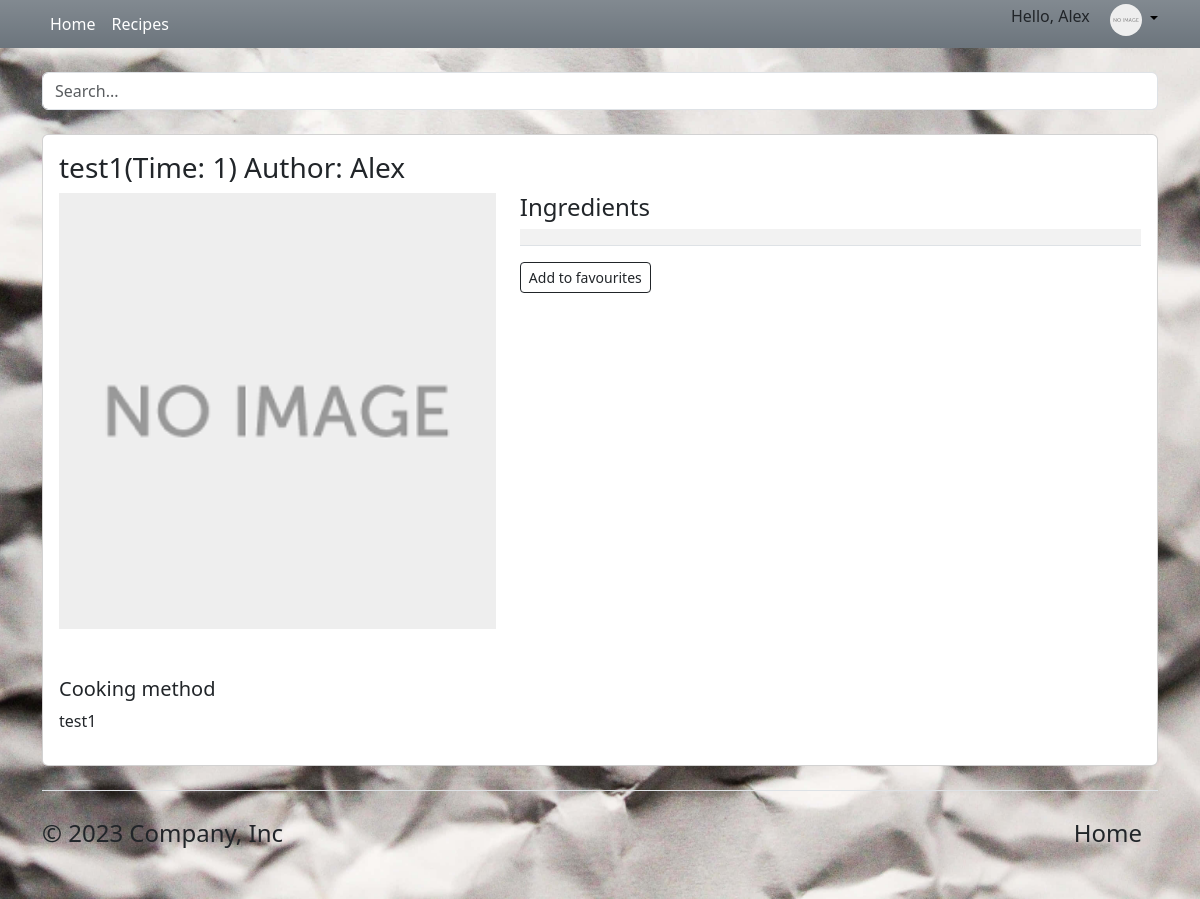
Before: /recipes/test1 (signed in) with the older database file.
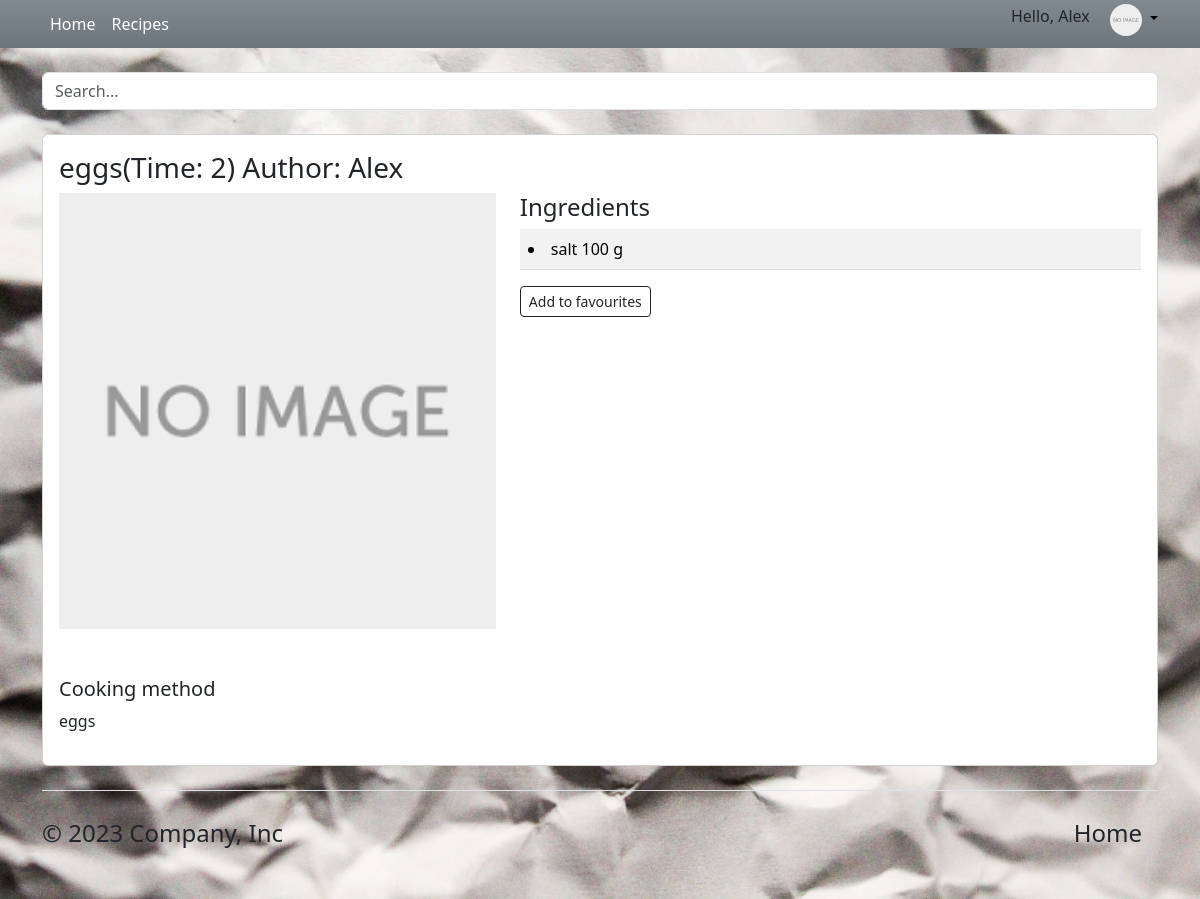
After: the same page with the newer database file.
### profiles/models.py (models this page shows, shortened)
class Profile(models.Model):
    first_name = models.CharField(max_length=50, verbose_name='First name')
    last_name = models.CharField(max_length=50, verbose_name='Last name')
    nickname = models.CharField(max_length=150, verbose_name='Nickname')
    email = models.EmailField(verbose_name='Mail', null=True, blank=True)
    avatar = models.ImageField("avatar", default='default.png', upload_to='avatars/')
    favourites = models.ManyToManyField(Recipes, blank=True, default=None, related_name='favourite_recipe')
    user = models.OneToOneField(User, on_delete=models.CASCADE, related_name='profile_user')
    created_at = models.DateTimeField(verbose_name='Created at', auto_now_add=True)
    updated_at = models.DateTimeField(verbose_name='Updated at', auto_now=True)
    class Meta:
        verbose_name = 'Profile'
        verbose_name_plural = 'Profiles'

### book/models.py (models this page shows, shortened)
class Recipes(models.Model):
    title = models.CharField(max_length=255, verbose_name='Recipe')
    photo = models.ImageField('Photo', upload_to='photo/', default='default.png')
    ingredients = models.ManyToManyField(Ingredients, related_name='Ingredients')
    cooking = models.TextField(verbose_name='Cooking method')
    time_cook = models.CharField(max_length=10, verbose_name='Cooking time')
    slug = models.SlugField(unique=True)
    creator = models.ForeignKey(User, on_delete=models.CASCADE, related_name='Creator', null=True, blank=True)
    created_at = models.DateTimeField(verbose_name='Created at', auto_now_add=True)
    updated_at = models.DateTimeField(verbose_name='Updated at', auto_now=True)
    class Meta:
        verbose_name = 'Recipe'
        verbose_name_plural = 'Recipes'
        ordering = ['created_at']

class Ingredients(models.Model):
    TYPE = [
        ('g', 'gm.'),
        ('p', 'pcs.')
    ]
    title = models.CharField(max_length=100, verbose_name='Ingredient', default=None)
    quantity = models.IntegerField()
    type = models.CharField(max_length=20, verbose_name='Type', choices=TYPE, default='g')
    class Meta:
        verbose_name = 'Ingredient'
        verbose_name_plural = 'Ingredients'

### book/views.py (the view)
# urls.py: path('<slug:recipe_slug>', views.recipe_info, name='recipe_info'),
def recipe_info(request, recipe_slug):
    recipe = Recipes.objects.prefetch_related().get(slug=recipe_slug)
    ingredients = recipe.ingredients.all()
    context = {
        'recipe': recipe,
        'ingredients': ingredients,
    }
    return render(request, 'recipe_info.html', context=context)

### book/templates/recipe_info.html (shortened to what this page needs)
{% extends 'base.html' %}
{% block content %}
<link href="https://maxcdn.bootstrapcdn.com/font-awesome/4.7.0/css/font-awesome.min.css" rel="stylesheet">
<div class="container ">
    <div class="card">
        <div class="card-body">
            <h3 class="card-title">{{ recipe.title }}(Time: {{ recipe.time_cook }}) Author: {{ recipe.creator }}</h3>
            <div class="row">
                <div class="col-lg-5 col-md-5 col-sm-6">
                    <div class="white-box text-center"><img src="{{ recipe.photo.url }}" width="100%" height="100%" class="img-responsive"></div>
                </div>
                <div class="col-lg-7 col-md-7 col-sm-6">
                    <h4 class="box-title mt-6">Ingredients</h4>
                        <div class="table-responsive">
                            <table class="table table-striped table-product">
                                <tbody>
                                    <tr>
                                        <td>
                                            {% for ingredient in ingredients %}
                                                <li>{{ ingredient.title }} {{ ingredient.quantity }} {{ ingredient.type}}</li>
                                            {% endfor %}
                                        </td>
                                    </tr>
                                </tbody>
                            </table>
                        </div>
                    <a href="{% url 'favourite' recipe.id %}" class="btn btn-sm btn-outline-dark">Add to favourites</a>
                </div>
                <h5 class="box-title mt-5">Cooking method</h5>
                    <ul class="list-unstyled">
                        <li>{{ recipe.cooking }}</li>
                    </ul>
                </div>
            </div>
        </div>
    </div>
{% endblock %}

### templates/base.html (shortened to what this page needs)
<!DOCTYPE html>
<html lang="en">
<head>
    {% load static %}
    <link href="https://cdn.jsdelivr.net/npm/bootstrap@5.3.2/dist/css/bootstrap.min.css" rel="stylesheet" >
</head>
<body>
  <nav class="py-1 bg-secondary bg-gradient">
    <div class="container d-flex flex-wrap">
      {% if user.is_superuser %}
      <ul class="nav col-12 col-lg-auto me-lg-auto mb-2 justify-content-center mb-md-0">
          <li><a href="{% url 'home' %}" class="nav-link px-2 text-white">Home</a></li>
          <li><a href="{% url 'recipes' %}" class="nav-link px-2 text-white">Recipes</a></li>
          <li><a href="#" class="nav-link px-2 text-white">About</a></li>
          <li><a href="{% url 'admin:index' %}" class="nav-link px-2 text-white">Admin panel</a></li>
      </ul>
        {% else %}
        <ul class="nav col-12 col-lg-auto me-lg-auto mb-2 justify-content-center mb-md-0">
          <li><a href="{% url 'home' %}" class="nav-link px-2 text-white">Home</a></li>
          <li><a href="{% url 'recipes' %}" class="nav-link px-2 text-white">Recipes</a></li>
        </ul>
        {% endif %}
        {% if user.is_authenticated %}
                <span style="margin-right: 20px">Hello, {{request.user}}</span>
                <div class="dropdown text-end">
                  <a href="#" class="d-block link-body-emphasis text-decoration-none dropdown-toggle" data-bs-toggle="dropdown" aria-expanded="false">
                    <img src="{{ request.user.profile_user.avatar.url }}" alt="mdo" width="32" height="32" class="rounded-circle">
                  </a>
                </div>
        {% else %}
            <div class="text-end">
              <button type="button" onclick="window.location.href={% url 'login' %}" class="btn btn-outline-light me-2">Login</button>
              <button type="button" onclick="window.location.href={% url 'register' %}" class="btn btn-outline-light">Sign-up</button>
            </div>
        {% endif %}
    </div>
  </nav>
  <header class="py-10">
    <div class="container flex-wrap justify-content-center py-4">
      <form class="col-12 col-lg-auto mb-3 mb-lg-0" role="search" action="{% url 'search_recipe' %}" method="get">
        <input name="q" type="text" class="form-control form-control-dark text-dark" placeholder="Search..." aria-label="Search">
      </form>
    </div>
  </header>
{% block content %}
{% endblock %}
<div class="container">
  <footer class="d-flex flex-wrap justify-content-between align-items-center py-3 my-4 border-top">
    <p class="col-md-4 mb-0 text-body-dark fs-4">© 2023 Company, Inc</p>
    <ul class="nav col-md-4 justify-content-end">
      <li class="nav-item"><a href="{% url 'home' %}" class="nav-link px-3 text-dark fs-4">Home</a></li>
    </ul>
  </footer>
</div>
</body>
</html>

Changed rows visible on the page:
changed Recipes "Alex": title "test1" → "eggs"; time_cook "1" → "2"; cooking "test1" → "eggs"
now on this page (row unchanged): Ingredients: title "salt", quantity "100", type "g"
